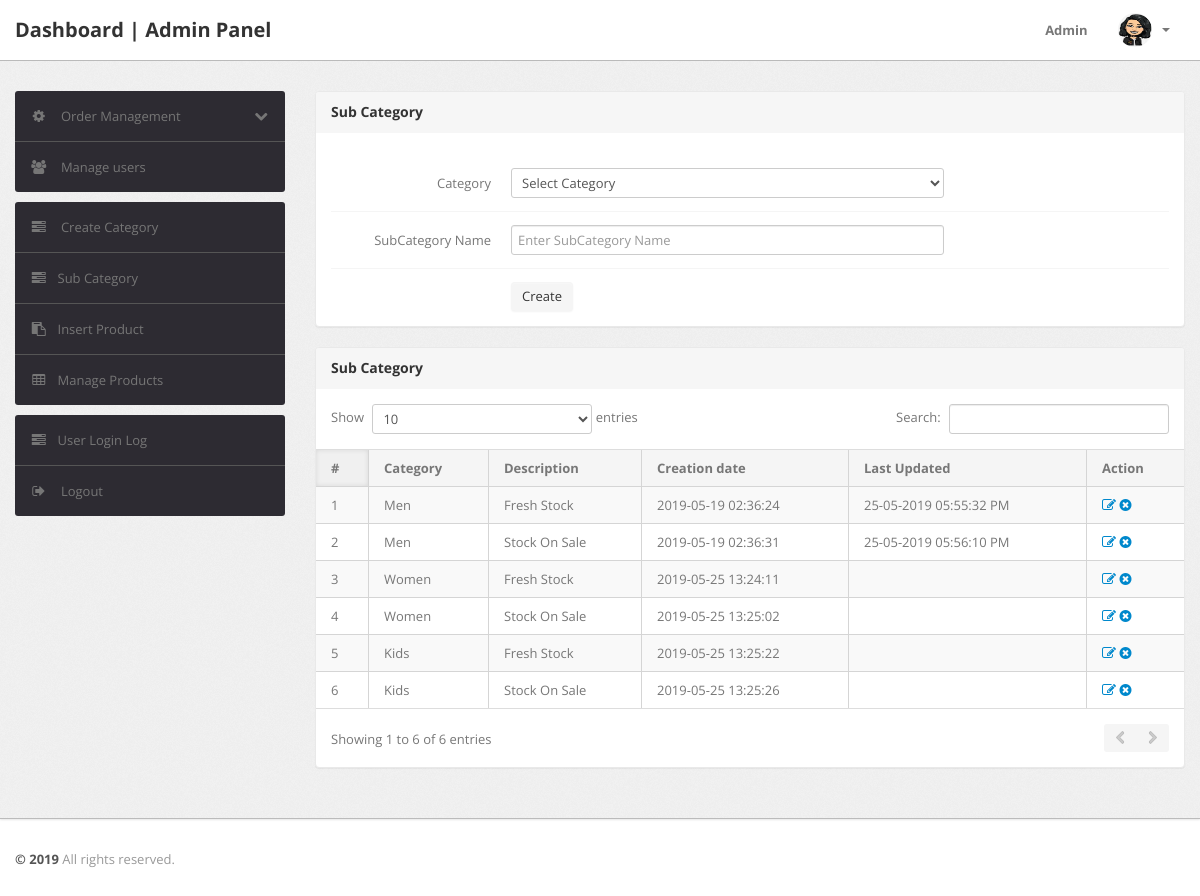
Page /admin/subcategory.php (signed in) on the committed database.
### tables this page shows
CREATE TABLE `subcategory` (
  `id` int(11) NOT NULL,
  `categoryid` int(11) DEFAULT NULL,
  `subcategory` varchar(255) DEFAULT NULL,
  `creationDate` timestamp NULL DEFAULT CURRENT_TIMESTAMP,
  `updationDate` varchar(255) DEFAULT NULL
);

CREATE TABLE `category` (
  `id` int(11) NOT NULL,
  `categoryName` varchar(255) DEFAULT NULL,
  `categoryDescription` longtext,
  `creationDate` timestamp NOT NULL DEFAULT CURRENT_TIMESTAMP,
  `updationDate` varchar(255) DEFAULT NULL
);

### admin/subcategory.php (the view, shortened to what this page needs)
<?php
include('include/config.php');
if(strlen($_SESSION['alogin'])==0)
	{
header('location:index.php');
}
else{
?>
<!DOCTYPE html>
<html lang="en">
<head>
	<link type="text/css" href="bootstrap/css/bootstrap.min.css" rel="stylesheet">
	<link type="text/css" href="bootstrap/css/bootstrap-responsive.min.css" rel="stylesheet">
	<link type="text/css" href="css/theme.css" rel="stylesheet">
	<link type="text/css" href="images/icons/css/font-awesome.css" rel="stylesheet">
</head>
<body>
<?php include('include/header.php');?>
	<div class="wrapper">
		<div class="container">
			<div class="row">
<?php include('include/sidebar.php');?>
			<div class="span9">
					<div class="content">
						<div class="module">
							<div class="module-head">
								<h3>Sub Category</h3>
							</div>
							<div class="module-body">
									<br />
			<form class="form-horizontal row-fluid" name="subcategory" method="post" >
<div class="control-group">
<label class="control-label" for="basicinput">Category</label>
<div class="controls">
<select name="category" class="span8 tip" required>
<option value="">Select Category</option>
</select>
</div>
</div>
<div class="control-group">
<label class="control-label" for="basicinput">SubCategory Name</label>
<div class="controls">
<input type="text" placeholder="Enter SubCategory Name"  name="subcategory" class="span8 tip" required>
</div>
</div>
	<div class="control-group">
											<div class="controls">
												<button type="submit" name="submit" class="btn">Create</button>
											</div>
										</div>
									</form>
							</div>
						</div>
	<div class="module">
							<div class="module-head">
								<h3>Sub Category</h3>
							</div>
							<div class="module-body table">
								<table cellpadding="0" cellspacing="0" border="0" class="datatable-1 table table-bordered table-striped	 display" width="100%">
									<thead>
										<tr>
											<th>#</th>
											<th>Category</th>
											<th>Description</th>
											<th>Creation date</th>
											<th>Last Updated</th>
											<th>Action</th>
										</tr>
									</thead>
									<tbody>
<?php $query=mysqli_query($con,"select subcategory.id,category.categoryName,subcategory.subcategory,subcategory.creationDate,subcategory.updationDate from subcategory join category on category.id=subcategory.categoryid");
$cnt=1;
while($row=mysqli_fetch_array($query))
{
?>
										<tr>
											<td><?php echo htmlentities($cnt);?></td>
											<td><?php echo htmlentities($row['categoryName']);?></td>
											<td><?php echo htmlentities($row['subcategory']);?></td>
											<td> <?php echo htmlentities($row['creationDate']);?></td>
											<td><?php echo htmlentities($row['updationDate']);?></td>
											<td>
											<a href="edit-subcategory.php?id=<?php echo $row['id']?>" ><i class="icon-edit"></i></a>
											<a href="subcategory.php?id=<?php echo $row['id']?>&del=delete" onClick="return confirm('Are you sure you want to delete?')"><i class="icon-remove-sign"></i></a></td>
										</tr>
										<?php $cnt=$cnt+1; } ?>
								</table>
							</div>
						</div>
					</div>
				</div>
			</div>
		</div>
	</div>
<?php include('include/footer.php');?>
</body>
<?php } ?>

### rows in the picture
subcategory: categoryid.categoryName "Men", subcategory "Fresh Stock", creationDate "2019-05-19 02:36:24", updationDate "25-05-2019 05:55:32 PM"
subcategory: categoryid.categoryName "Men", subcategory "Stock On Sale", creationDate "2019-05-19 02:36:31", updationDate "25-05-2019 05:56:10 PM"
subcategory: categoryid.categoryName "Women", subcategory "Fresh Stock", creationDate "2019-05-25 13:24:11"
subcategory: categoryid.categoryName "Women", subcategory "Stock On Sale", creationDate "2019-05-25 13:25:02"
subcategory: categoryid.categoryName "Kids", subcategory "Fresh Stock", creationDate "2019-05-25 13:25:22"
subcategory: categoryid.categoryName "Kids", subcategory "Stock On Sale", creationDate "2019-05-25 13:25:26"
